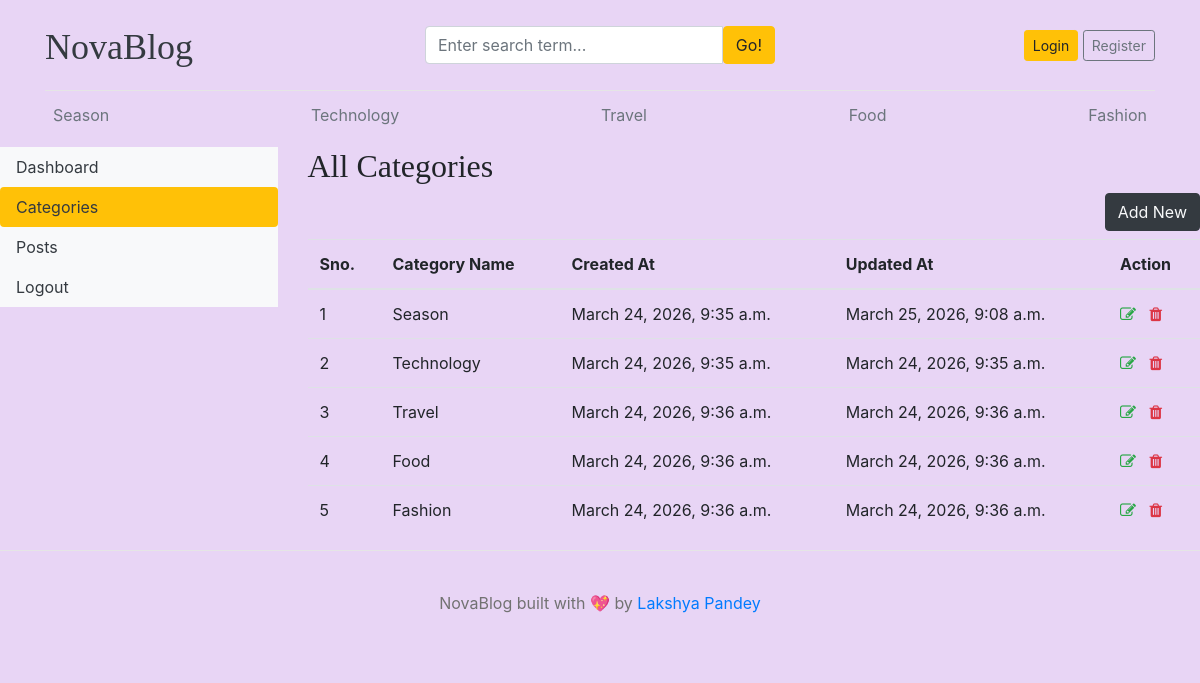
/dashboards/categories/, run on the app's committed database.
### blogs/models.py (models this page shows)
class Category(models.Model):
    category_name = models.CharField(max_length=50 , unique=True)
    created_at = models.DateTimeField(auto_now_add=True)
    updated_at = models.DateTimeField(auto_now=True)
    class Meta:
        verbose_name_plural = "Categories"
    def __str__(self):
        return self.category_name

### dashboards/views.py (the view)
# urls.py: path('categories/', views.categories, name='categories'),
def categories(request):
    categories = Category.objects.all()
    context = {'categories': categories}
    return render(request, 'dashboard/categories.html', context)

### blogs/context_processors.py (called while the page is built)
def get_categories(request):
    categories = Category.objects.all()
    return dict(categories=categories)

def get_social_links(request):
    social_links = SocialLink.objects.all()
    return dict(social_links=social_links)

### templates/dashboard/categories.html (shortened to what this page needs)
{% extends 'base.html' %}
{% block content %}
<div class="row">
    {% include 'dashboard/sidebar.html' %}
    <div class="col-md-9">
        <h2>All Categories</h2>
        <a href="{% url 'add_category' %}" class="btn btn-dark text-light float-right mb-2">Add New</a>
        <table class="table table-hover">
            <thead>
              <tr>
                <th>Sno.</th>
                <th>Category Name</th>
                <th>Created At</th>
                <th>Updated At</th>
                <th>Action</th>
              </tr>
            </thead>
            <tbody>
            {% for cat in categories %}
              <tr>
                <td>{{ forloop.counter }}</td>
                <td>{{ cat }}</td>
                <td>{{ cat.created_at }}</td>
                <td>{{ cat.updated_at }}</td>
                <td>
                    <a href="{% url 'edit_category' cat.id %}"><i class="fa fa-edit text-success"></i></a>
                    <a href="{% url 'delete_category' cat.id %}"><i class="fa fa-trash text-danger"></i></a>
                </td>
              </tr>
            {% endfor %}
            </tbody>
          </table>
    </div>
</div>
{% endblock %}

### templates/base.html (shortened to what this page needs)
{% load static %}
<!DOCTYPE html>
<html lang="en">
<head>
    <link href="https://getbootstrap.com/docs/4.0/dist/css/bootstrap.min.css" rel="stylesheet">
    <link rel="stylesheet"  href="{% static 'css/blog.css' %}" >
    <link rel="stylesheet" href="https://cdnjs.cloudflare.com/ajax/libs/font-awesome/4.7.0/css/font-awesome.min.css">
  </head>
<body>
    <div class="container">
      <header class="blog-header py-3">
        <div class="row flex-nowrap justify-content-between align-items-center">
          <div class="col-4 pt-1">
            <a class="blog-header-logo text-dark" href="/">NovaBlog</a>
          </div>
          <div class="col-4">
            <form action="{% url 'search' %}" method="GET">
              <div class="input-group">
                <input class="form-control" type="text" name="keyword" value="{{ keyword }}" placeholder="Enter search term..." aria-label="Enter search term..." aria-describedby="button-search" />
                <button type="submit" class="btn btn-warning" id="button-search" type="button">Go!</button>
            </div>
            </form>
          </div>
          <div class="col-4 d-flex justify-content-end align-items-center">
            {% if not user.is_authenticated %}
            <a class="btn btn-sm btn-warning" href="{% url 'login' %}">Login</a> &nbsp;
            <a class="btn btn-sm btn-outline-secondary" href="{% url 'register' %}">Register</a>
            {% else %}
            <span><a href="{% url 'dashboard' %}">Dashboard</a></span>
            &emsp;
            <span><a href="{% url 'logout' %}">Logout</a></span>
            {% endif %}
          </div>
        </div>
      </header>
      <div class="nav-scroller py-1 mb-2">
        <nav class="nav d-flex justify-content-between">
          {% for cat in categories %}
          <a class="p-2 text-muted" href="{% url 'posts_by_category' cat.id %}">{{ cat.category_name }}</a>
          {% endfor %}
        </nav>
      </div>
    </div>
{% block content %}
{% endblock %}
<footer class="blog-footer">
    <p>NovaBlog built with 💖 by <a href="#">Lakshya Pandey </a></p>
  </footer>
  </body>
  </html>

### static/css/blog.css (style rules this page uses)
body { background-color: #e8d5f5; }
.container { background-color: transparent; }
.blog-header { border-bottom: 1px solid #e5e5e5; }
.blog-header-logo { font-family: "Playfair Display", Georgia, "Times New Roman", serif; font-size: 2.25rem; }
h1, h2, h3, h4, h5, h6 { font-family: "Playfair Display", Georgia, "Times New Roman", serif; }
.blog-footer { padding: 2.5rem 0; color: #727272; text-align: center; background-color: #e8d5f5; border-top: .05rem solid #e5e5e5; }
.blog-footer p:last-child { margin-bottom: 0; }

### data on the page
Category: category_name "Season", created_at "March 24, 2026, 9:35 a.m.", updated_at "March 25, 2026, 9:08 a.m."
Category: category_name "Technology", created_at "March 24, 2026, 9:35 a.m.", updated_at "March 24, 2026, 9:35 a.m."
Category: category_name "Travel", created_at "March 24, 2026, 9:36 a.m.", updated_at "March 24, 2026, 9:36 a.m."
Category: category_name "Food", created_at "March 24, 2026, 9:36 a.m.", updated_at "March 24, 2026, 9:36 a.m."
Category: category_name "Fashion", created_at "March 24, 2026, 9:36 a.m.", updated_at "March 24, 2026, 9:36 a.m."
